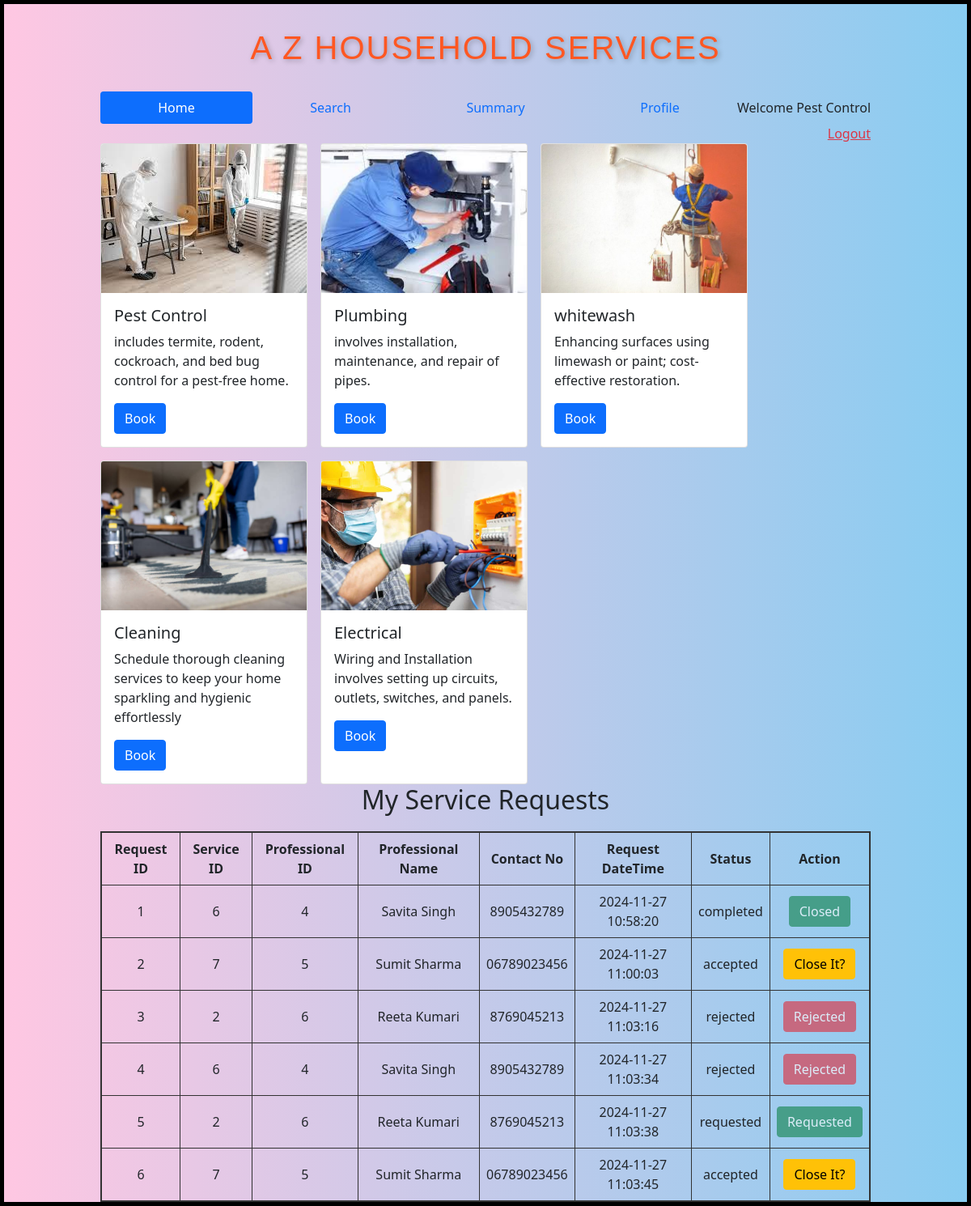
The page /customer/Pest Control/2 on the database its author committed.
### backend/models.py (models this page shows)
class Service(db.Model):
    __tablename="service"
    id=db.Column(db.Integer,primary_key=True)
    name=db.Column(db.String,unique=True,nullable=False)
    price=db.Column(db.Integer,nullable=False)
    descrip=db.Column(db.String,nullable=False)
    image_path = db.Column(db.String(200), nullable=True)
    service_r=db.relationship("ServiceRequest",cascade="all,delete",backref="service",lazy=True)

class ServiceRequest(db.Model):
    __tablename="service_request"
    id=db.Column(db.Integer,primary_key=True)
    service_id = db.Column(db.Integer, db.ForeignKey("service.id"), nullable=False)
    customer_id = db.Column(db.Integer, db.ForeignKey("user_info.id"), nullable=False)
    proff_id = db.Column(db.Integer, db.ForeignKey("service_prof.id"), nullable=False)
    request_date=db.Column(db.DateTime,nullable=False)
    done_date=db.Column(db.DateTime,nullable=True)
    status=db.Column(db.String,default="requested")
    rating=db.Column(db.Integer,default=0)
    feedback=db.Column(db.String,nullable=True)

class ServiceProf(db.Model):
    __tablename__="service_prof"
    id=db.Column(db.Integer,primary_key=True)
    email=db.Column(db.String,unique=True,nullable=False)
    password=db.Column(db.String,nullable=False)
    full_name=db.Column(db.String,nullable=False)
    phone_no=db.Column(db.String,nullable=False)
    experience=db.Column(db.Integer,default=0)
    service_name=db.Column(db.String,nullable=False)
    address=db.Column(db.String,nullable=False)
    pincode=db.Column(db.Integer,nullable=False)
    resume_path = db.Column(db.String, nullable=True)
    status=db.Column(db.String,default="available")
    approv_status=db.Column(db.String,default="pending")
    rating=db.Column(db.Integer,default=0)
    service_requests=db.relationship("ServiceRequest",cascade="all,delete",backref="service_prof",lazy=True)

### backend/controllers.py (the view)
@app.route("/customer/<name>/<id>")
def customer_dashboard(name,id):
    user = UserInfo.query.filter_by(id=id).first()
    service=get_services()
    service_requests = user.service_req if user else []
    return render_template("customer_dashboard.html",id=id,name=name,service=service,service_requests=service_requests)

### backend/controllers.py (called while the page is built)
def get_services():
    services=Service.query.all()
    return services

### templates/customer_dashboard.html
{% extends "user_layout.html" %}
{% block content %}
<div class="d-flex flex-wrap justify-content-start gap-3">
    {% if service %}
        {% for s in service %}
        <div class="card" style="width: 16rem; flex: 0 0 auto;">
            <img src="{{ url_for('static', filename=s.image_path) }}" class="card-img-top" alt="{{ s.name }}" style="object-fit: cover; width: 100%; height: 184px;">
            <div class="card-body">
                <h5 class="card-title">{{ s.name }}</h5>
                <p class="card-text">{{ s.descrip }}</p>
                <a href="/customer/book/{{ name }}/{{ id }}/{{s.name}}" type="submit" class="btn btn-primary">Book</a>
            </div>
        </div>
        {% endfor %}
    {% else %}
        <h3 class="text-center">Sorry, no services available!!!</h3>
    {% endif %}
</div>
<h2 style="text-align: center; margin-bottom: 20px;">My Service Requests</h2>
    {% if service_requests %}
    <table style="width: 100%; border-collapse: collapse; border: 2px solid #333;">
        <thead>
            <tr>
                <th style="border: 1px solid #333; padding: 8px; text-align: center;">Request ID</th>
                <th style="border: 1px solid #333; padding: 8px; text-align: center;">Service ID</th>
                <th style="border: 1px solid #333; padding: 8px; text-align: center;">Professional ID</th>
                <th style="border: 1px solid #333; padding: 8px; text-align: center;">Professional Name</th>
                <th style="border: 1px solid #333; padding: 8px; text-align: center;">Contact No</th>
                <th style="border: 1px solid #333; padding: 8px; text-align: center;">Request DateTime</th>
                <th style="border: 1px solid #333; padding: 8px; text-align: center;">Status</th>
                <th style="border: 1px solid #333; padding: 8px; text-align: center;">Action</th>
            </tr>
        </thead>
        <tbody>
            {% for request in service_requests %}
            <tr>
                <td style="border: 1px solid #333; padding: 8px; text-align: center;">{{ request.id }}</td>
                <td style="border: 1px solid #333; padding: 8px; text-align: center;">{{ request.service_id }}</td>
                <td style="border: 1px solid #333; padding: 8px; text-align: center;">{{ request.proff_id }}</td>
                <td style="border: 1px solid #333; padding: 8px; text-align: center;">{{ request.service_prof.full_name }}</td>
                <td style="border: 1px solid #333; padding: 8px; text-align: center;">{{ request.service_prof.phone_no }}</td>
                <td style="border: 1px solid #333; padding: 8px; text-align: center;">{{ request.request_date.strftime('%Y-%m-%d %H:%M:%S') }}</td>
                <td style="border: 1px solid #333; padding: 8px; text-align: center;">{{ request.status }}</td>
                <td style="border: 1px solid #333; padding: 8px; text-align: center;">
                    {% if request.status == "requested" %}
                        <button type="button" class="btn btn-success" disabled>Requested</button>
                    {% elif request.status == "rejected" %}
                        <button type="button" class="btn btn-danger" disabled>Rejected</button>
                    {% else %}
                        {% if request.status == "completed" %}
                            <button type="button" class="btn btn-success" disabled>Closed</button>
                        {%else%}
                            <a href="/close_request/{{request.id}}" type="button" class="btn btn-warning">Close It?</a>
                        {% endif %}
                    {% endif %}
                </td>
            </tr>
            {% endfor %}
        </tbody>
    </table>
    {% else %}
        <h3>No service requests found.</h3>
    {% endif %}
{% endblock %}

### templates/user_layout.html (shortened to what this page needs)
<!DOCTYPE html>
<html>
    <head>
        <link rel="stylesheet" href="/static/styles/main.css">
        <link href="https://cdn.jsdelivr.net/npm/bootstrap@5.0.2/dist/css/bootstrap.min.css" rel="stylesheet">
    </head>
    <body>
        <div class="my_container2">
            <div class="heading" ><h1>A Z HOUSEHOLD SERVICES</h1></div>
            <div class="my_panel">
                <nav class="nav nav-pills flex-column flex-sm-row">
                    <a class="flex-sm-fill text-sm-center nav-link active" aria-current="page" href="#">Home</a>
                    <a class="flex-sm-fill text-sm-center nav-link" href="#">Search</a>
                    <a class="flex-sm-fill text-sm-center nav-link" href="#">Summary</a>
                    <a class="flex-sm-fill text-sm-center nav-link" href="#">Profile</a>
                    <span class="navbar-text">
                        Welcome {{ name}}
                    </span>
                  </nav>
        <div style="text-align:right;"><a href="/login" class="link-danger">Logout</a></div>
        {%block content%}
        {%endblock%}
            </div>
        </div>
    </body>
</html>

### static/styles/main.css (style rules this page uses)
* { margin-top: 0px; }
body { background: linear-gradient(to right, hsl(331, 100%, 89%), hsl(201, 79%, 74%)); margin: 0; padding: 0; font-family: 'Poppins', sans-serif; }
.my_container2 { border: 5px solid black; }
.my_panel { width:80%; margin: auto; height: auto; border:100px black; }
.heading { text-align: center; font-family: 'Poppins', sans-serif; font-size: 3rem; font-weight: 700; color: #FF5722; margin: 30px 0; text-shadow: 2px 2px 6px rgba(0, 0, 0, 0.25); letter-spacing: 2px; }

### rows shown on the page
Service: image_path (picture), name "Pest Control", descrip "includes termite, rodent, cockroach, and bed bug control for a pest-free home."
Service: image_path (picture), name "Plumbing", descrip "involves installation, maintenance, and repair of pipes."
Service: image_path+name (picture), name "whitewash", descrip "Enhancing surfaces using limewash or paint; cost-effective restoration."
Service: image_path (picture), name "Cleaning", descrip "Schedule thorough cleaning services to keep your home sparkling and hygienic effortlessly"
Service: image_path (picture), name "Electrical", descrip "Wiring and Installation involves setting up circuits, outlets, switches, and panels."
ServiceRequest: id "1", service_id "6", proff_id "4", service_prof.full_name "Savita Singh", service_prof.phone_no "8905432789", request_date "2024-11-27 10:58:20", status "completed", shows "Closed"
ServiceRequest: id "2", service_id "7", proff_id "5", service_prof.full_name "Sumit Sharma", service_prof.phone_no "06789023456", request_date "2024-11-27 11:00:03", status "accepted"
ServiceRequest: id "3", service_id "2", proff_id "6", service_prof.full_name "Reeta Kumari", service_prof.phone_no "8769045213", request_date "2024-11-27 11:03:16", status "rejected", shows "Rejected"
ServiceRequest: id "4", service_id "6", proff_id "4", service_prof.full_name "Savita Singh", service_prof.phone_no "8905432789", request_date "2024-11-27 11:03:34", status "rejected", shows "Rejected"
ServiceRequest: id "5", service_id "2", proff_id "6", service_prof.full_name "Reeta Kumari", service_prof.phone_no "8769045213", request_date "2024-11-27 11:03:38", status "requested", shows "Requested"
ServiceRequest: id "6", service_id "7", proff_id "5", service_prof.full_name "Sumit Sharma", service_prof.phone_no "06789023456", request_date "2024-11-27 11:03:45", status "accepted"

### other values the page prints
{{ name }} "Pest Control"
